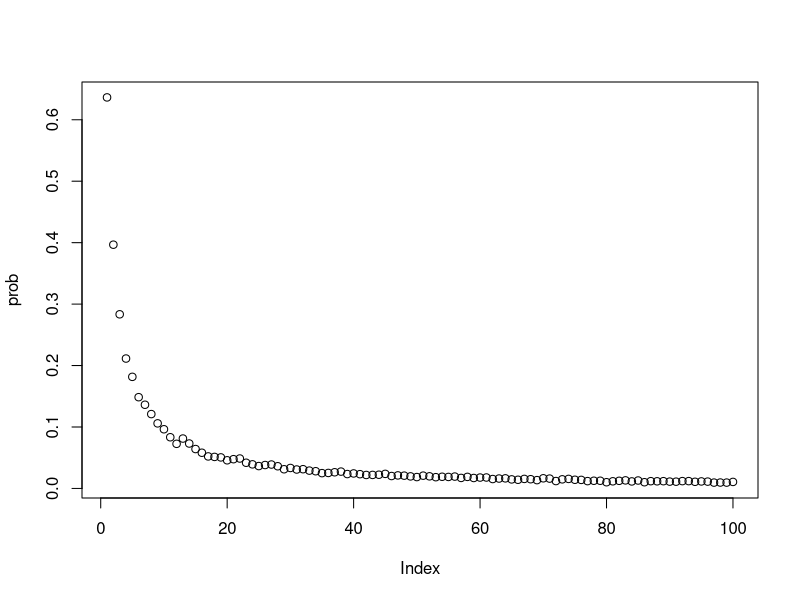

This figure's R source:
# 1.Nan Zhao s2314337  2.Bokun Yu s2359196  3.Lulu Xu s2418317
# https://github.com/nanzhao1/project2.git
# contribution:




# conduct a simulation with strategy 1 or 2 or 3 to test whether the prisoner k succeed to find the card k

# define a function Strategy

# input: 
# 2*n means the number of prisoners
# k means the selected prisoner's number
# strategy space is {1,2,3}
# strategy 1 represents that the prisoner k starts at the box with the number k on it, and when the card number inside this box is not k, then open the box with the number same as the card number inside the previous box, repeat this process until find the card with number k 
# strategy 2 represents that the prisoner k starts at a randomly selected box, then repeat the process as strategy 1.
# strategy 3 represents that the prisoner k open n boxes randomly to find the card with number k on it.
# Card means a 2*n by 1 vector, its index is the box number, its element is the card number

# output: 
# if the prisoner k is successful to find the card k, the function Strategy will return 1. Otherwise, return 0

Strategy = function(n, k, strategy, Card){
  # i.e. Card[i] = j, i is the index of box, j is the card number in that box
  Count = 0 
  # When the simulation is successful, the count is assigned to 1, otherwise, the count is still 0
  Box = array(1:(2*n))
  if (strategy != 3){# if strategy is not 3,that is 1 or 2, go this way
    # if the strategy is 1
    Box_index = k # the prisoner starts at the box with their number on it
    # if the strategy is 2
    if (strategy == 2) {
      ran_num = sample(Box,1) 
      Box_index = ran_num 
      # the prisoner starts from a randomly selected box with the number ran_num.
      # use sample to random a number in 1:2*n 
    }
    trials = 1 # count the number of trials 
    while (trials <= n && Card[Box_index] != k) {
      # the prisoners can only try n times at most, if the trial times less or equal to n and didn't find the card number k, keep running
      # otherwise, break the loop, and get the number of trials.
      Box_index = Card[Box_index]
      trials = trials + 1
    }
    if (Card[Box_index] == k && trials <= n) {# only if the prisoner succeeds in finding the card in times
      Count = 1
      # only if the prisoner finds its number, say k, the Count is assigned to 1
    }
  }else{
    Box_index = sample(Box, n) 
    # open n boxes at random, checking each card for their number
    if (tabulate(match(Card[Box_index],k)) == 1){
      # match function is used to see if the card number inside the box same as the selected prisoner number k or not. If match successfully return 1, otherwise return 0.
      # tabulate function is used to sum up the matching results(0 or 1) to see if there exists a box with card number k. 
      # if the n random selected boxes have the card with number k, assign the Count 1
      Count = 1
    }
  }
  # return the value of Count(0 or 1) to measure whether it is successful
  return(Count)
}




# estimate the probability of a single prisoner succeeding in finding the corresponding number

# define a function Pone

# input：
# 2*n means the number of prisoners
# k means the selected prisoner's number
# strategy space is {1,2,3}，and the representation of the strategy is as the same as that in the function Strategy
# nreps is the number of replicate simulations to run to estimate the the probability, 1000 is reasonable

# output:
# return Probability_Estimate, which means the probability of a single prisoner succeeding in finding their number


Pone = function(n, k, strategy, nreps){
  Box <- array(1:(2*n))
  # create the 1 by 2*n boxes
  Success = 0
  # Success is the number of times when the prisoner manages to find its number
  for (i in 1:nreps){
    Card <- sample(Box, (2*n))
    # define 1 by 2n boxes which have a card of its number inside it, i.e. the ith box has a card with number i
    # shuffle the n cards and distribute them into the n boxes
    # Card[i] = j, i is the index of box, j is the card number in that box
    Success = Success + Strategy(n, k, strategy, Card)
  }  
  Probability_Estimate = Success / nreps
  return(Probability_Estimate)
}




# estimate the probability of all prisoners succeeding in finding the corresponding number

# define a function Pall

# input:
# 2*n means the number of prisoners
# strategy space is {1,2,3}，and the representation of the strategy is as the same as that in the function Strategy
# nreps is the number of replicate simulations to run to estimate the the probability, 1000 is reasonable

# output:
# return Probability_Estimate, which means the probability of all prisoners finding their number


Pall  = function(n, strategy, nreps) {
  Success = 0
  trials = 1
  Box <- array(1:(2*n))
  while (trials <= nreps){
    # define 1 by 2n boxes which have a card of its number inside it, i.e. the ith box has a card with number i
    # shuffle the n cards and distribute them into the n boxes
    # Card[i] = j, i is the index of box, j is the card number in that box
    Card <- sample(Box, (2*n))
    prisoner_number = 1
    # prisoner number indicate that the i-th prisoner to conduct the simulation.
    # call the Strategy function to see if the i-th prisoner succeed to find corresponding card number, if succeed, continue the loop; if fail, break the loop.
    while (prisoner_number <= (2*n)  &&
           Strategy(n, prisoner_number, strategy, Card) == 1) {
      prisoner_number = prisoner_number + 1
    }
    if (prisoner_number == (2*n) + 1) {
      Success =  Success + 1
    }
    trials = trials + 1
  }
  Probability_Estimate = Success / nreps
  return(Probability_Estimate)
}




# use the examples when n=5 and when n=50
# use the function Strategy, function Pone, function Pall to get the result of examples
# then estimate the probability of a single prisoner and all prosoners finding their number
# get the success probabilities under each strategy

# input:
# n=5, strategy = 1 or 2 or 3, nreps = 10000, take a random k-value such as 2
# n=50, strategy = 1 or 2 or 3, nreps = 10000, take a random k-value such as 2

# output:
# the individual and joint success probabilities under each strategy for n=5 and for n=50


# example: strategy 1, n=5
individual_1_5 <- paste("When strategy=1, n=5, the probability of a single prisoner succeeding in finding their number is:",Pone(5,2,1,10000),sep=" ")
print(individual_1_5)
joint_1_5 <- paste("When strategy=1, n=5, the probability of all prisoners finding their number is :",Pall(5,1,10000),sep=" ")
print(joint_1_5)

# example: strategy 2, n=5
individual_2_5 <- paste("When strategy=2, n=5, the probability of a single prisoner succeeding in finding their number is:",Pone(5,2,2,10000),sep=" ")
print(individual_2_5)
joint_2_5 <- paste("When strategy=2, n=5, the probability of all prisoners finding their number is :",Pall(5,2,10000),sep=" ")
print(joint_2_5)

# example: strategy 3, n=5
individual_3_5 <- paste("When strategy=3, n=5, the probability of a single prisoner succeeding in finding their number is:",Pone(5,2,3,10000),sep=" ")
print(individual_3_5)
joint_3_5 <- paste("When strategy=3, n=5, the probability of all prisoners finding their number is :",Pall(5,3,10000),sep=" ")
print(joint_3_5)

# example: strategy 1, n=50
individual_1_50 <- paste("When strategy=1, n=50, the probability of a single prisoner succeeding in finding their number is:",Pone(50,2,1,10000),sep=" ")
print(individual_1_50)
joint_1_50 <- paste("When strategy=1, n=50, the probability of all prisoners finding their number is :",Pall(50,1,10000),sep=" ")
print(joint_1_50)

# example: strategy 2, n=50
individual_2_50 <- paste("When strategy=2, n=50, the probability of a single prisoner succeeding in finding their number is:",Pone(50,2,2,10000),sep=" ")
print(individual_2_50)
joint_2_50 <- paste("When strategy=2, n=50, the probability of all prisoners finding their number is :",Pall(50,2,10000),sep=" ")
print(joint_2_50)

# example: strategy 3, n=50
individual_3_50 <- paste("When strategy=3, n=50, the probability of a single prisoner succeeding in finding their number is:",Pone(50,2,3,10000),sep=" ")
print(individual_3_50)
joint_3_50 <- paste("When strategy=3, n=50, the probability of all prisoners finding their number is :",Pall(50,3,10000),sep=" ")
print(joint_3_50)




# remarks on results:
# Generally speaking, in strategy 1, the probability of all prisoners finding their number is always the greatest
# When n is enough big, the joint success probabilities of strategy 2 and strategy 3 are approximately approaching 0 
# As n grows larger, the individual success probabilities of strategy 1 and 3 approach 0.5, while the one of strategy 2 approach 0.4
# When n is large enogh, counterintuitively, the joint success probabilities of strategy 1 is approximating to 0.3 instead of 0




# dloop is the function to estimate the probability of each loop length from 1 to 2n occuring at least once in a randomly shuffing of cards to boxes by simulation.
# The return of dloop is a 1 by 2n array, whose entry i represents the probability of i-length loop occuring at least once.

# define a function dloop

# input:
# 2*n means the number of prisoners
# nreps is the number of replicate simulations to run to estimate the the probability, 1000 is reasonable

# output:
# return(colSums(frequency)/nreps)
# the value of which means the probability of each loop length from 1 to 2*n occurring at least in a random shuffling of cards to boxes


# dloop is the function to estimate the probability of each loop length from 1 to 2n occuring at least once in a randomly shuffing of cards to boxes by simulation.
# The return of dloop is a 1 by 2n array, whose entry i represents the probability of i-length loop occuring at least once.
dloop = function(n, nreps){
  # 2n is the number of prisoners.
  # nreps is the number of simulations. 
  # frequency is a nreps by 2n array used to record the different length loops' occuring probabilities
  prob = array(0, 2*n)
  Box = array(1:(2*n))
  for (i in 1:nreps){
    Card = sample(1:(2*n))
    frequency = array(0,(2*n))
    for (k in 1:(2*n)) {
      Box_index = k
      # trials records how many times that prisoner k can find its card k. 
      # In other words, the value of trails is the length of the loop where prisoner k is in. 
      trials = 1
      while (Card[Box_index] != k) {
        Box_index = Card[Box_index]
        trials = trials + 1
      }
      frequency[trials] = 1
    }
    prob = prob + frequency
  }
  return(prob/nreps)
}


# example: n=50
prob = dloop(50,10000)
# show the probability of each loop length from 1 to 2n occurring at least once in a random shuffling of cards to boxes
print(prob)
result <- paste("The probability that there is no loop longer than 50 in a random reshuffling cards to boxes:",1-sum(prob[51:100]),sep=" ")
print(result)
# visualise the probabilities
plot(prob)
